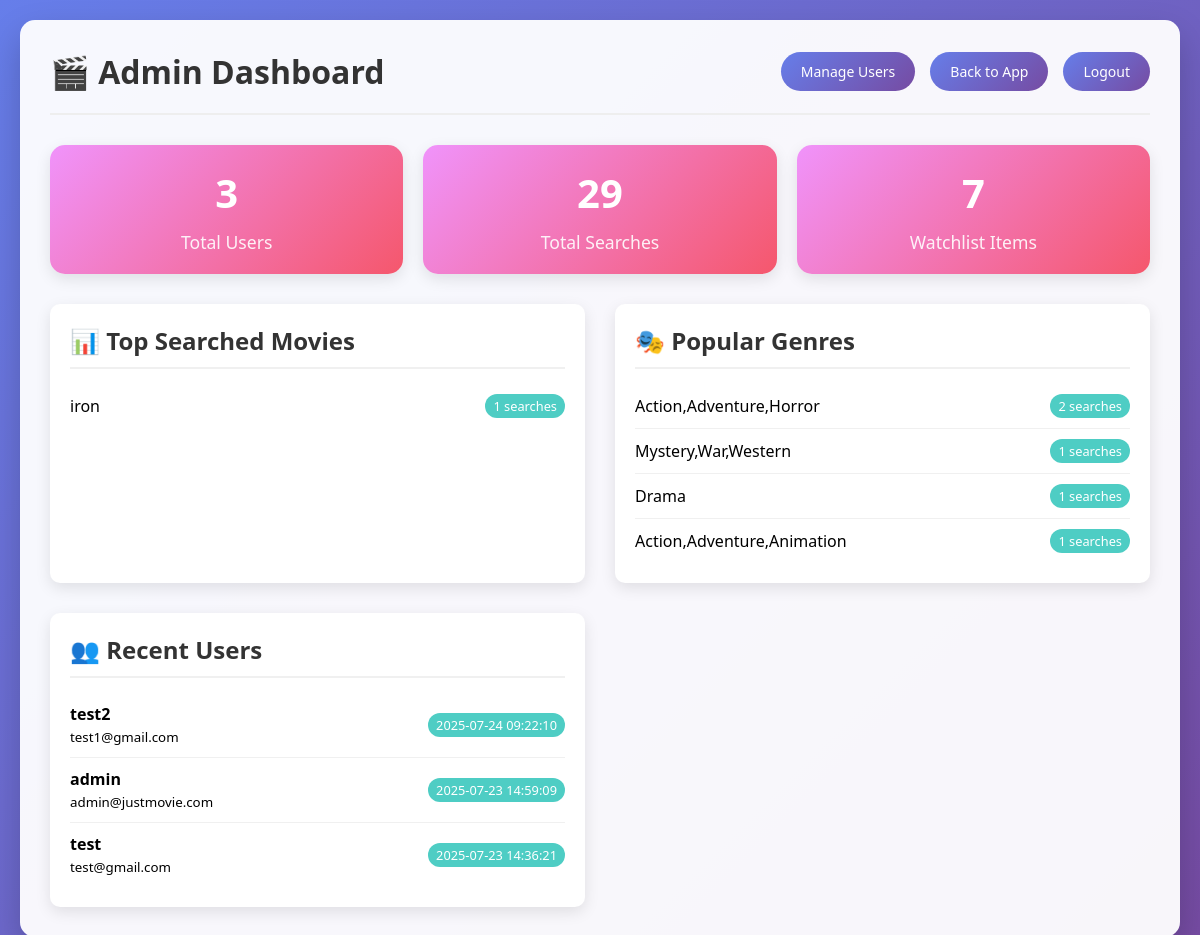
/admin (signed in), run on the app's committed database.
### tables this page shows
CREATE TABLE searches (
                    id INTEGER PRIMARY KEY AUTOINCREMENT,
                    username TEXT NOT NULL,
                    favorite_movie TEXT,
                    genres TEXT,
                    original_language TEXT,
                    min_rating DECIMAL,
                    max_runtime INTEGER,
                    min_runtime INTEGER,
                    keywords TEXT,
                    production_companies TEXT,
                    release_year_start INTEGER,
                    release_year_end INTEGER,
                    timestamp DATETIME DEFAULT CURRENT_TIMESTAMP
                );

CREATE TABLE users (
                    id INTEGER PRIMARY KEY AUTOINCREMENT,
                    username TEXT UNIQUE,
                    preferences JSON,
                    watched_movies JSON
                , email TEXT, password_hash TEXT, created_at DATETIME);

### app.py (the view)
@app.route('/admin')
def admin_dashboard():
    if 'username' not in session:
        return redirect(url_for('login'))
    if not is_admin():
        return redirect(url_for('index'))
    try:
        conn = sqlite3.connect('history.db')
        cursor = conn.cursor()
        cursor.execute('SELECT COUNT(*) FROM users')
        total_users = cursor.fetchone()[0]
        cursor.execute('SELECT COUNT(*) FROM searches')
        total_searches = cursor.fetchone()[0]
        cursor.execute('SELECT COUNT(*) FROM watchlist')
        total_watchlist_items = cursor.fetchone()[0]
        cursor.execute('''
            SELECT username, email, created_at
            FROM users
            ORDER BY created_at DESC
            LIMIT 10
        ''')
        recent_users = cursor.fetchall()
        cursor.execute('''
            SELECT favorite_movie, COUNT(*) as search_count
            FROM searches
            WHERE favorite_movie != ''
            GROUP BY favorite_movie
            ORDER BY search_count DESC
            LIMIT 10
        ''')
        top_movies = cursor.fetchall()
        cursor.execute('''
            SELECT genres, COUNT(*) as genre_count
            FROM searches
            WHERE genres != ''
            GROUP BY genres
            ORDER BY genre_count DESC
            LIMIT 10
        ''')
        popular_genres = cursor.fetchall()
        conn.close()
        stats = {
            'total_users': total_users,
            'total_searches': total_searches,
            'total_watchlist_items': total_watchlist_items,
            'recent_users': recent_users,
            'top_movies': top_movies,
            'popular_genres': popular_genres
        }
        return render_template('admin.html', stats=stats)
    except Exception as e:
        logger.error(f"Error in admin dashboard: {e}")
        return render_template('admin.html', error=str(e))

### app.py (called while the page is built)
def is_admin():
        return session.get('username') == 'admin'

### templates/admin.html (shortened to what this page needs)
<!DOCTYPE html>
<html lang="en">
<head>
</head>
<body>
    <div class="container">
        <div class="header">
            <h1>🎬 Admin Dashboard</h1>
            <div class="nav-links">
                <a href="{{ url_for('admin_user') }}">Manage Users</a>
                <a href="{{ url_for('index') }}">Back to App</a>
                <a href="{{ url_for('logout') }}">Logout</a>
            </div>
        </div>
        <div class="stats-grid">
            <div class="stat-card">
                <h3>{{ stats.total_users }}</h3>
                <p>Total Users</p>
            </div>
            <div class="stat-card">
                <h3>{{ stats.total_searches }}</h3>
                <p>Total Searches</p>
            </div>
            <div class="stat-card">
                <h3>{{ stats.total_watchlist_items }}</h3>
                <p>Watchlist Items</p>
            </div>
        </div>
        <div class="content-grid">
            <div class="section">
                <h2>📊 Top Searched Movies</h2>
                {% if stats.top_movies %}
                    {% for movie, count in stats.top_movies %}
                        <div class="list-item">
                            <span>{{ movie }}</span>
                            <span class="badge">{{ count }} searches</span>
                        </div>
                    {% endfor %}
                {% else %}
                    <p>No search data available</p>
                {% endif %}
            </div>
            <div class="section">
                <h2>🎭 Popular Genres</h2>
                {% if stats.popular_genres %}
                    {% for genre, count in stats.popular_genres %}
                        <div class="list-item">
                            <span>{{ genre }}</span>
                            <span class="badge">{{ count }} searches</span>
                        </div>
                    {% endfor %}
                {% else %}
                    <p>No genre data available</p>
                {% endif %}
            </div>
            <div class="section">
                <h2>👥 Recent Users</h2>
                {% if stats.recent_users %}
                    {% for username, email, created_at in stats.recent_users %}
                        <div class="list-item">
                            <div>
                                <strong>{{ username }}</strong><br>
                                <small>{{ email }}</small>
                            </div>
                            <span class="badge">{{ created_at or 'N/A' }}</span>
                        </div>
                    {% endfor %}
                {% else %}
                    <p>No users found</p>
                {% endif %}
            </div>
        </div>
    </div>
</body>
</html>

### templates/admin.html (style rules this page uses)
* { margin: 0; padding: 0; box-sizing: border-box; }
body { font-family: 'Segoe UI', Tahoma, Geneva, Verdana, sans-serif; background: linear-gradient(135deg, #667eea 0%, #764ba2 100%); min-height: 100vh; padding: 20px; }
.container { max-width: 1200px; margin: 0 auto; background: rgba(255, 255, 255, 0.95); border-radius: 15px; padding: 30px; box-shadow: 0 15px 35px rgba(0, 0, 0, 0.2); }
.header { display: flex; justify-content: space-between; align-items: center; margin-bottom: 30px; padding-bottom: 20px; border-bottom: 2px solid #eee; }
.header h1 { color: #333; font-size: 2em; }
.nav-links { display: flex; gap: 15px; }
.nav-links a, .btn { background: linear-gradient(135deg, #667eea 0%, #764ba2 100%); color: white; padding: 10px 20px; text-decoration: none; border-radius: 25px; transition: all 0.3s ease; border: none; cursor: pointer; font-size: 14px; }
.stats-grid { display: grid; grid-template-columns: repeat(auto-fit, minmax(250px, 1fr)); gap: 20px; margin-bottom: 30px; }
.stat-card { background: linear-gradient(135deg, #f093fb 0%, #f5576c 100%); color: white; padding: 20px; border-radius: 15px; text-align: center; box-shadow: 0 5px 15px rgba(0, 0, 0, 0.1); }
.stat-card h3 { font-size: 2.5em; margin-bottom: 10px; }
.stat-card p { font-size: 1.1em; opacity: 0.9; }
.content-grid { display: grid; grid-template-columns: repeat(auto-fit, minmax(400px, 1fr)); gap: 30px; }
.section { background: white; padding: 20px; border-radius: 10px; box-shadow: 0 5px 15px rgba(0, 0, 0, 0.1); }
.section h2 { color: #333; margin-bottom: 15px; padding-bottom: 10px; border-bottom: 2px solid #f0f0f0; }
.list-item { display: flex; justify-content: space-between; align-items: center; padding: 10px 0; border-bottom: 1px solid #f0f0f0; }
.list-item:last-child { border-bottom: none; }
.badge { background: #4ecdc4; color: white; padding: 3px 8px; border-radius: 12px; font-size: 0.8em; }

### data on the page
searches: favorite_movie "iron", count "1"
searches: genres "Mystery,War,Western", count "1"
searches: genres "Drama", count "1"
searches: genres "Action,Adventure,Animation", count "1"
users: username "test2", email "test1@gmail.com", created_at "2025-07-24 09:22:10"
users: username "admin", email "admin@justmovie.com", created_at "2025-07-23 14:59:09"
users: username "test", email "test@gmail.com", created_at "2025-07-23 14:36:21"

### other printed values
{{ stats.total_users }} "3"
{{ stats.total_searches }} "29"
{{ stats.total_watchlist_items }} "7"
{{ genre }} "Action,Adventure,Horror"
{{ count }} "2"
